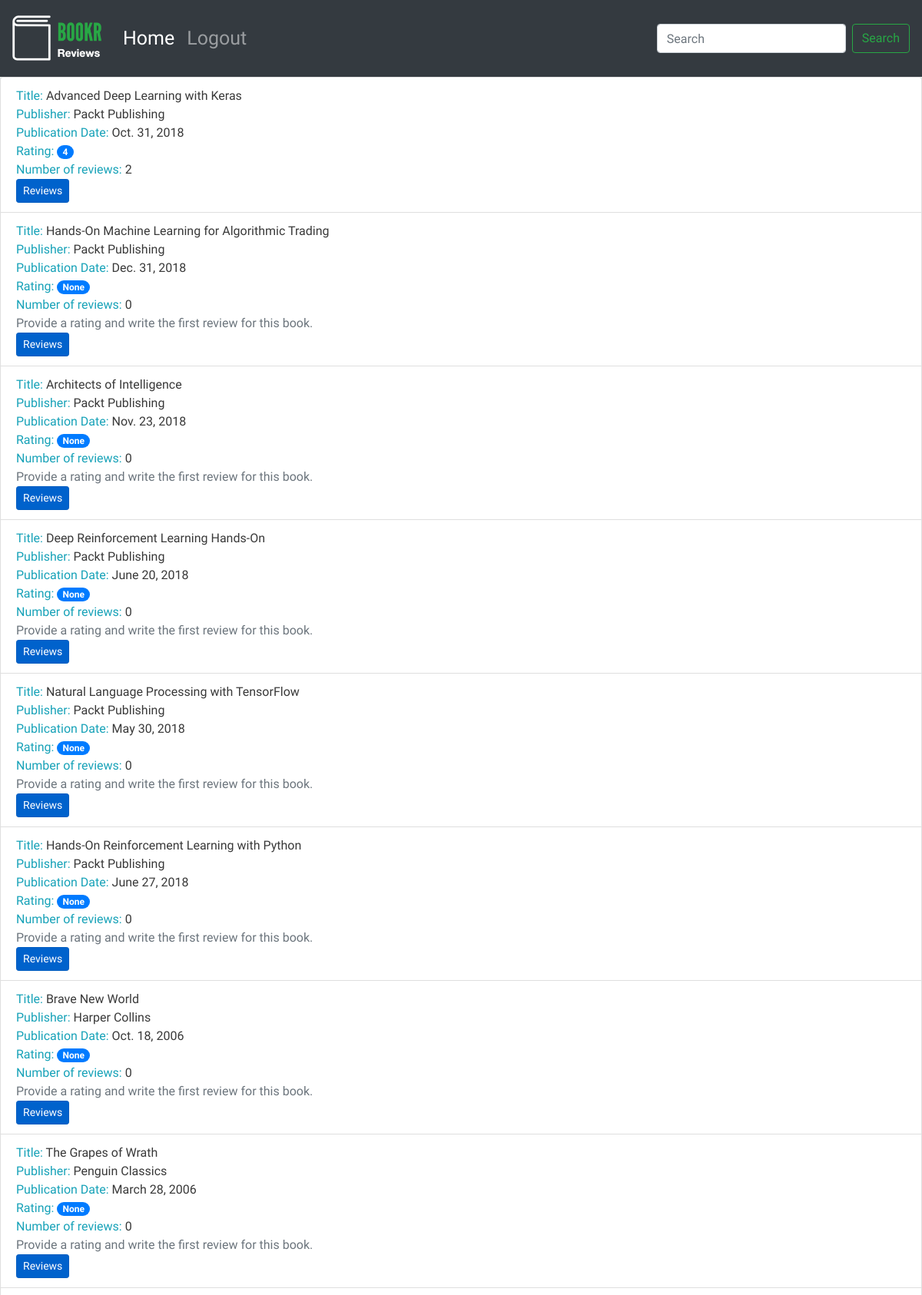
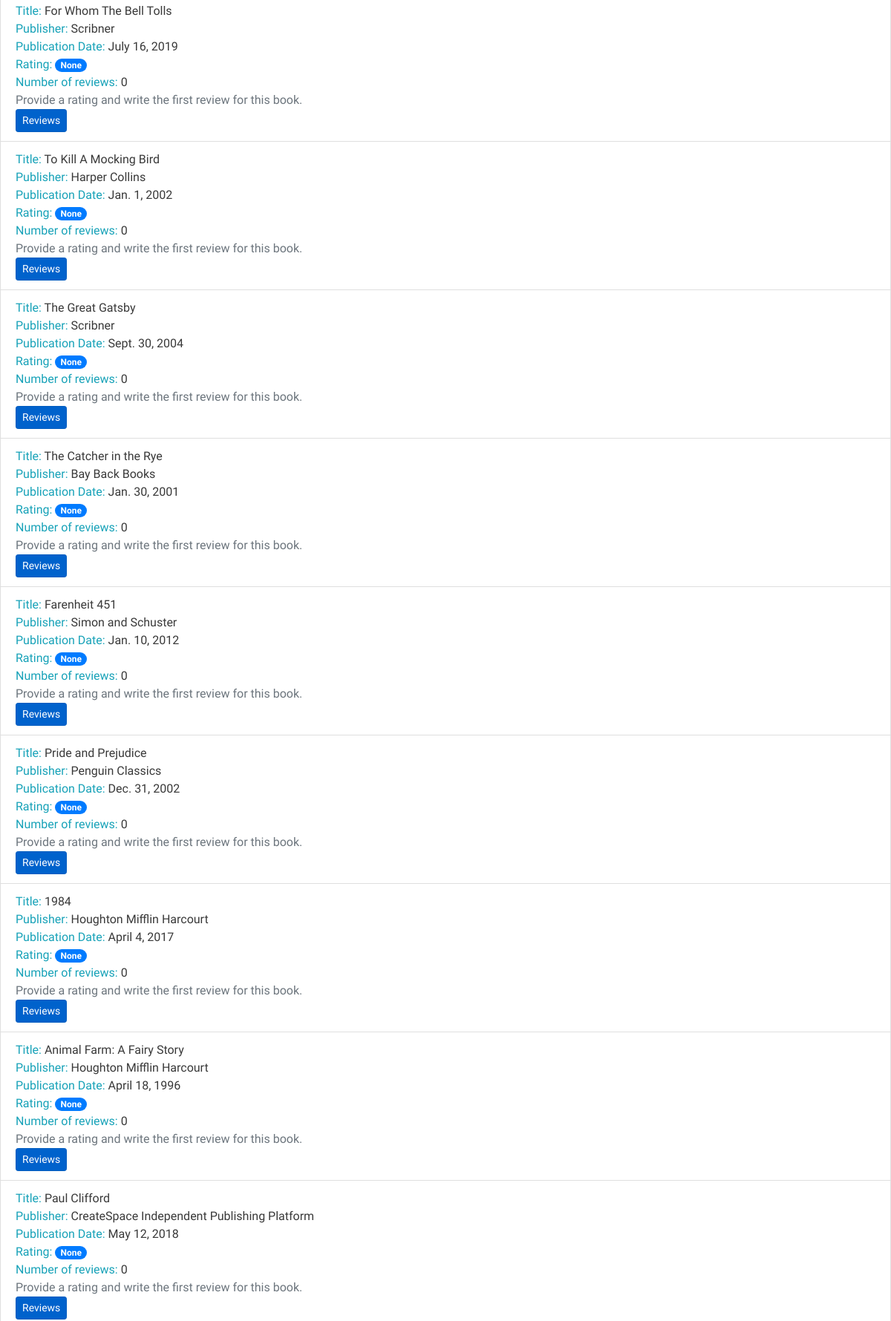
The page /books/ (upper part) on the database its author committed (2 pictures, top to bottom).
### reviews/models.py (models this page shows, shortened)
class Book(models.Model):
    title = models.CharField(max_length=70, help_text="The title of the book.")
    publication_date = models.DateField(verbose_name="Date the book was published.")
    isbn = models.CharField(max_length=20, verbose_name="ISBN number of the book.")
    publisher = models.ForeignKey(Publisher, on_delete=models.CASCADE)
    contributors = models.ManyToManyField("Contributor", through="BookContributor")

class Publisher(models.Model):
    name = models.CharField(max_length=50, help_text="The name of the Publisher.")
    website = models.URLField(help_text="The Publisher's website")
    email = models.EmailField(help_text="The Publisher's email address.")
    def __str__(self):
        return self.name

### reviews/views.py (the view)
# urls.py: path("books/", views.book_list, name="book_list"),
def book_list(request):
    books = Book.objects.all()
    book_list = []
    for book in books:
        reviews = book.review_set.all()
        if reviews:
            book_rating = average_rating([review.rating for review in reviews])
            number_of_reviews = len(reviews)
        else:
            book_rating = None
            number_of_reviews = 0
        book_list.append(
            {
                "book": book,
                "book_rating": book_rating,
                "number_of_reviews": number_of_reviews,
            }
        )
    context = {"book_list": book_list}
    return render(request, "reviews/book_list.html", context)

### reviews/utils.py (called while the page is built)
def average_rating(rating_list):
    if not rating_list:
        return 0
    return round(sum(rating_list)/ len(rating_list))

### reviews/templates/reviews/book_list.html
{% extends 'reviews/base.html' %}
{% block content %}
<ul class="list-group">
  {% for item in book_list %}
  <li class="list-group-item">
      <span class="text-info">Title: </span> <span>{{ item.book.title }}</span>
      <br>
      <span class="text-info">Publisher: </span><span>{{ item.book.publisher }}</span>
      <br>
      <span class="text-info">Publication Date: </span><span>{{ item.book.publication_date }}</span>
      <br>
      <span class="text-info">Rating: </span><span class="badge badge-primary badge-pill">{{ item.book_rating }}</span>
      <br>
      <span class="text-info">Number of reviews: </span><span>{{ item.number_of_reviews }}</span>
      <br>
      {% if item.book_rating is null %}
      <span class="text-secondary">Provide a rating and write the first review for this book.</span>
      <br>
      {% endif %}
      <a class="btn btn-primary btn-sm active" role="button" href="{% url 'book_detail' item.book.pk %}">Reviews</a>
  </li>
  {% endfor %}
</ul>
{% endblock %}

### static/main.css (style rules this page uses)
body { font-family: 'Source Sans Pro', sans-serif; background-color: #e6efe8; color: #393939; }

### rows shown on the page
Book: book "Advanced Deep Learning with Keras", book.publisher "Packt Publishing", book.publication_date "Oct. 31, 2018", book_rating "4", number_of_reviews "2"
Book: book "Hands-On Machine Learning for Algorithmic Trading", book.publisher "Packt Publishing", book.publication_date "Dec. 31, 2018", book_rating "None", number_of_reviews "0", shows "Provide a rating and write the first review for this book."
Book: book "Architects of Intelligence", book.publisher "Packt Publishing", book.publication_date "Nov. 23, 2018", book_rating "None", number_of_reviews "0", shows "Provide a rating and write the first review for this book."
Book: book "Deep Reinforcement Learning Hands-On", book.publisher "Packt Publishing", book.publication_date "June 20, 2018", book_rating "None", number_of_reviews "0", shows "Provide a rating and write the first review for this book."
Book: book "Natural Language Processing with TensorFlow", book.publisher "Packt Publishing", book.publication_date "May 30, 2018", book_rating "None", number_of_reviews "0", shows "Provide a rating and write the first review for this book."
Book: book "Hands-On Reinforcement Learning with Python", book.publisher "Packt Publishing", book.publication_date "June 27, 2018", book_rating "None", number_of_reviews "0", shows "Provide a rating and write the first review for this book."
Book: book "Brave New World", book.publisher "Harper Collins", book.publication_date "Oct. 18, 2006", book_rating "None", number_of_reviews "0", shows "Provide a rating and write the first review for this book."
Book: book "The Grapes of Wrath", book.publisher "Penguin Classics", book.publication_date "March 28, 2006", book_rating "None", number_of_reviews "0", shows "Provide a rating and write the first review for this book."
Book: book "For Whom The Bell Tolls", book.publisher "Scribner", book.publication_date "July 16, 2019", book_rating "None", number_of_reviews "0", shows "Provide a rating and write the first review for this book."
Book: book "To Kill A Mocking Bird", book.publisher "Harper Collins", book.publication_date "Jan. 1, 2002", book_rating "None", number_of_reviews "0", shows "Provide a rating and write the first review for this book."
Book: book "The Great Gatsby", book.publisher "Scribner", book.publication_date "Sept. 30, 2004", book_rating "None", number_of_reviews "0", shows "Provide a rating and write the first review for this book."
Book: book "The Catcher in the Rye", book.publisher "Bay Back Books", book.publication_date "Jan. 30, 2001", book_rating "None", number_of_reviews "0", shows "Provide a rating and write the first review for this book."
Book: book "Farenheit 451", book.publisher "Simon and Schuster", book.publication_date "Jan. 10, 2012", book_rating "None", number_of_reviews "0", shows "Provide a rating and write the first review for this book."
Book: book "Pride and Prejudice", book.publisher "Penguin Classics", book.publication_date "Dec. 31, 2002", book_rating "None", number_of_reviews "0", shows "Provide a rating and write the first review for this book."
Book: book "1984", book.publisher "Houghton Mifflin Harcourt", book.publication_date "April 4, 2017", book_rating "None", number_of_reviews "0", shows "Provide a rating and write the first review for this book."
Book: book "Animal Farm: A Fairy Story", book.publisher "Houghton Mifflin Harcourt", book.publication_date "April 18, 1996", book_rating "None", number_of_reviews "0", shows "Provide a rating and write the first review for this book."
Book: book "Paul Clifford", book.publisher "CreateSpace Independent Publishing Platform", book.publication_date "May 12, 2018", book_rating "None", number_of_reviews "0", shows "Provide a rating and write the first review for this book."
